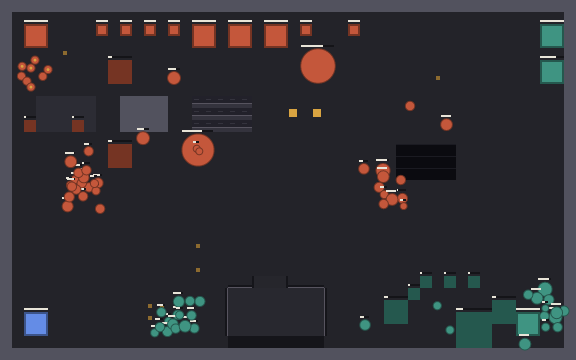
#> input picture driver/tests/goldens/showcase.png, 576 x 360 px, given in place of aftermine.png, which was not available
$ python gen_icon.py
#> lines starting #> are read from the running program, lines starting #| are printed output that depends on the picture
# /// script
# requires-python = ">=3.14"
# dependencies = ["pillow==12.3.0"]
# ///
"""Export the approved Aftermine artwork for desktop, iPad, Mac and Apple TV.

The original artwork and desktop silhouette live in production_icon_sources.
iOS uses the opaque square master; desktop and Mac exports add transparent outer
corners. Apple TV builds its layered icon from a 4096 upscale of the same art,
split into a sky layer and a Scuttler layer, and its Top Shelf banners from a
captured game scene with the wordmark laid over it. Run with
`uv run tools/gen_icon.py`; commit the sources and outputs together.
"""

import json
from pathlib import Path

from PIL import Image

ROOT = Path(__file__).resolve().parent.parent
SOURCE = ROOT / "tools" / "production_icon_sources" / "aftermine.png"
DESKTOP_MASK = SOURCE.with_name("desktop_mask.png")
OUT = ROOT / "assets" / "icon"
APP_ICON_OUT = ROOT / "apple" / "Assets.xcassets" / "AppIcon.appiconset"
TV_FRONT = SOURCE.with_name("tv_icon_front.png")
TV_BACK = SOURCE.with_name("tv_icon_back.png")
TOP_SHELF_SCENE = SOURCE.with_name("top_shelf_scene.png")
WORDMARK = ROOT / "assets" / "wordmark.png"
TV_CATALOG_OUT = ROOT / "apple" / "AppleTV" / "Assets.xcassets"
TV_BRAND = "App Icon & Top Shelf Image"
MASTER_SIZE = 1024
# The Mac icon slots, in points; each takes a 1x and a 2x image.
MAC_SLOTS = (16, 32, 128, 256, 512)


def render_master() -> Image.Image:
    with Image.open(SOURCE) as source:
#> source is the input picture: PIL image 576x360 RGBA; mean R, G, B, A 48.1, 46.1, 50.8, 255
        return source.convert("RGB").resize(
            (MASTER_SIZE, MASTER_SIZE), Image.Resampling.LANCZOS
        )
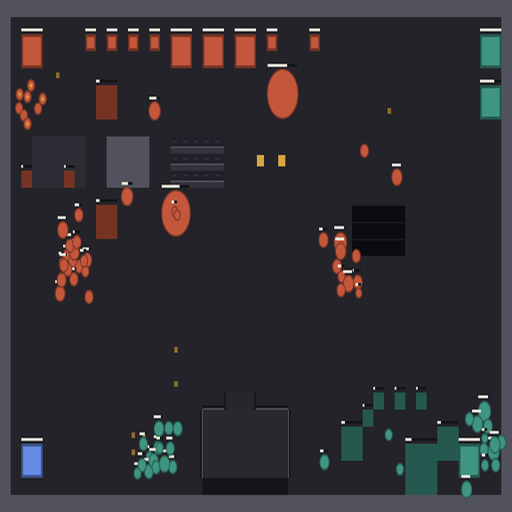
#> returned value: PIL image 1024x1024 RGB (shown at 1/2 size); mean R, G, B 48, 46.1, 50.8


def desktop_icon(master: Image.Image) -> Image.Image:
    # Preserve the approved desktop silhouette; iOS applies its own corner mask.
    with Image.open(DESKTOP_MASK) as mask:
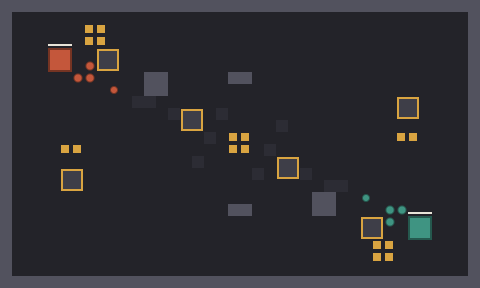
#> input picture driver/tests/goldens/skirmish-t0.png, 480 x 288 px, given in place of desktop_mask.png, which was not available
#> mask is the input picture: PIL image 480x288 RGBA; mean R, G, B, A 45.8, 44.9, 50, 255
        alpha = mask.resize(master.size, Image.Resampling.LANCZOS)
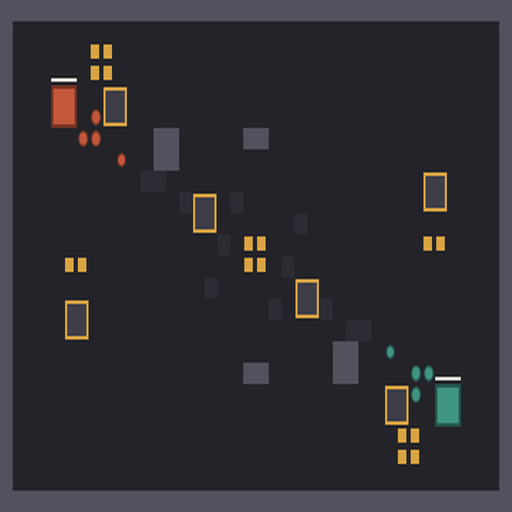
#> alpha: PIL image 1024x1024 RGBA (shown at 1/2 size); mean R, G, B, A 45.8, 44.9, 50, 255
    desktop = master.convert("RGBA")
#> (the run stopped early here; a loop or call above may not have finished)
